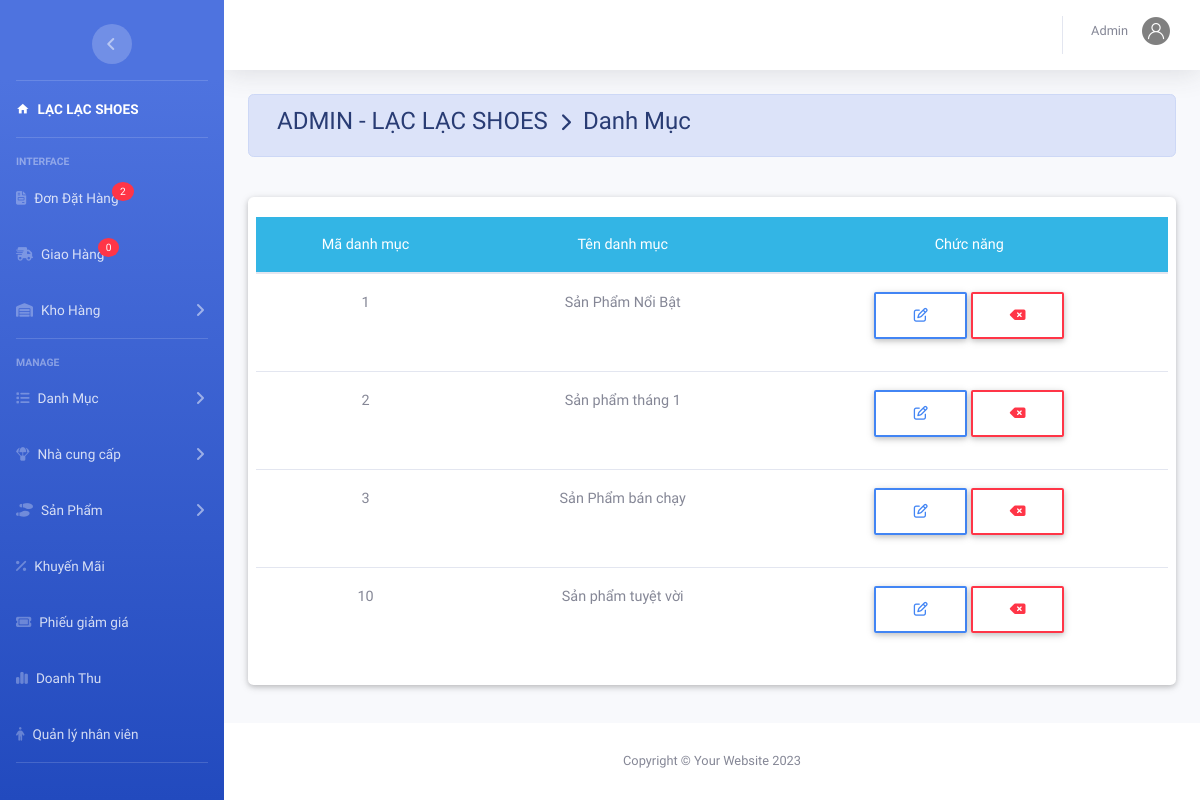
Screenshot of /admin/index.php?action=danhmuc (signed in) with the database file from the repository.
### tables this page shows
CREATE TABLE `danhmuc` (
  `MaDM` int(11) NOT NULL,
  `TenDM` varchar(50) NOT NULL
);

### admin/danhmuc/danhmuc.php (the view, shortened to what this page needs)
<?php
include_once('../model/database.php');
$sql = "select *from danhmuc ";
$rs = mysqli_query($conn, $sql);
?>
<div class="container-fluid">
	<div class=" alert alert-primary">
		<h4 class="page-title">
			 ADMIN - LẠC LẠC SHOES &#160;<i class="fas fa-chevron-right" style="font-size: 18px"></i>&#160; Danh Mục
		</h4>
	</div><br>
	<?php include_once('danhmuc/main.php'); ?>
	<div class="card card-body">
		<div class="row">
			<table class="table table-hover m-auto text-center" style="font-size: 13px;">
				<thead class="badge-info">
					<tr>
						<th>Mã danh mục</th>
						<th>Tên danh mục</th>
						<th>Chức năng</th>
					</tr>
				</thead>
				<tbody>
					<?php $so = 0;
					while ($row = mysqli_fetch_array($rs)) { ?>
						<tr>
							<td><?php echo $row['MaDM']; ?></td>
							<td><?php echo $row['TenDM']; ?></td>
							<td>
								<a class="mb-3 btn btn-outline-primary mx-auto w-25 fs-14 text-capitalize" href="index.php?action=danhmuc&view=suadm&madm=<?php echo $row['MaDM']; ?>"><i class="far fa-edit"></i></a>
								<a class="mb-3 btn btn-outline-danger mx-auto w-25 fs-14 text-capitalize" href="danhmuc/main.php?view=xoadm&madm=<?php echo $row['MaDM']; ?>"><i class="fas fa-backspace"></i></a>
							</td>
						</tr>
					<?php	} ?>
				</tbody>
			</table>
		</div>
	</div>
</div>

### admin/template/css/style.css (style rules this page uses)
.fs-14 { font-size: 14px !important; }

### rows the page displays
danhmuc: MaDM "1", TenDM "Sản Phẩm Nổi Bật"
danhmuc: MaDM "2", TenDM "Sản phẩm tháng 1"
danhmuc: MaDM "3", TenDM "Sản Phẩm bán chạy"
danhmuc: MaDM "10", TenDM "Sản phẩm tuyệt vời"

### other values shown
$dem "2"
$dem "0"
$nv['TenNV'] "Admin"
